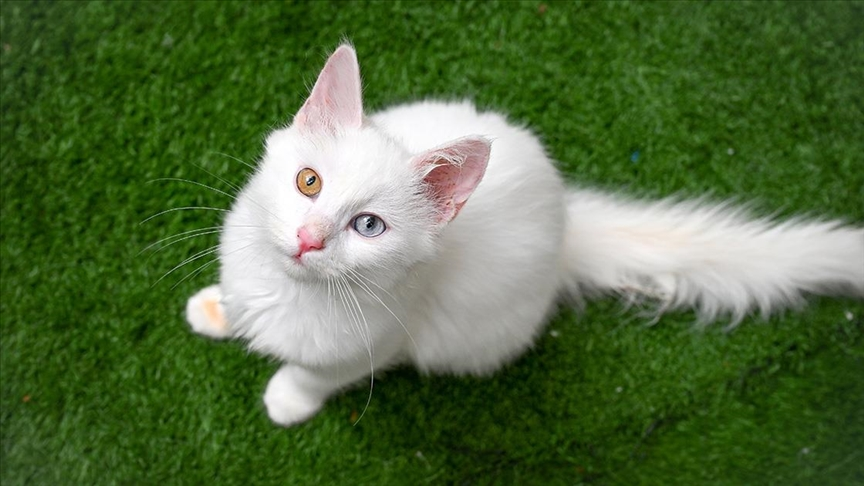
#> input picture kedi.jpg, 864 x 486 px
$ python thresholding.py   (older library calls are emulated)
#> lines starting #> are read from the running program, lines starting #| are printed output that depends on the picture; after the words box and inside, x2 and y2 are one past the last pixel; in counts of white or black regions, pixels touching at a corner belong together; long printed decimals are rounded
# Eşikleme -> Bir eşik belirle altında-üstünde değerleri farklı renk olarak ifade et.
import cv2
from numpy.char import lower

img = cv2.imread("kedi.jpg")
#> img is the input picture: shape (486, 864, 3); mean B, G, R 63.6, 108.2, 84
img = cv2.resize(img, None, fx=0.5,fy=0.5)
#> img: shape (243, 432, 3)
# Blur ekleme sebebimiz gürültüyü azaltmak.
grayscale_img = cv2.cvtColor(img, cv2.COLOR_BGR2GRAY)
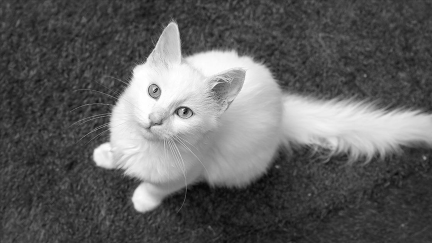
#> grayscale_img: shape (243, 432); min 5, max 255, mean 96

blurred_img = cv2.GaussianBlur(grayscale_img, (9,9), 0)


_, thresholded_img = cv2.threshold(blurred_img, 127, 255, cv2.THRESH_BINARY)
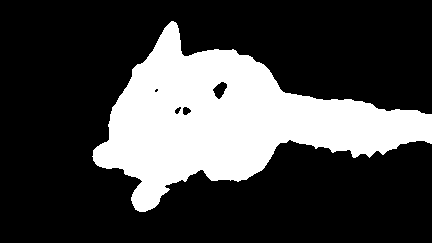
#> thresholded_img: shape (243, 432); 26.5% white; 1 white region, box (x1, y1, x2, y2) and area: (92, 21, 432, 212) 27826

# src -> image
# connectivity -> 4,8
# ltype -> cv2.CV_32S -> tam sayı etiket türü , 0,1,2,3
num_labels, labels, stats, centroids = cv2.connectedComponentsWithStats(thresholded_img, 4, cv2.CV_32S)
#> num_labels = 2; stats = [[0, 0, 432, 243, 77150], [92, 21, 340, 191, 27826]]; centroids = [[210.3, 121.2], [230, 120.5]]

print("num_labels", num_labels)
#| num_labels 2
print("labels", labels)
#> (printed output is left out)
print("stats", stats)
#| stats [[    0     0   432   243 77150]
#|  [   92    21   340   191 27826]]
print("centroids", centroids)
#| centroids [[210.267 121.197 ]
#|  [230.010 120.455]]

min_area = 400
obj_count = 0
output_img = img.copy()

for i in range(1, num_labels):
    area = stats[i, cv2.CC_STAT_AREA]

    if area > min_area:
        obj_count += 1
        left = stats[i, cv2.CC_STAT_LEFT]
        top = stats[i, cv2.CC_STAT_TOP]
        width = stats[i, cv2.CC_STAT_WIDTH]
        height = stats[i, cv2.CC_STAT_HEIGHT]

        right = left + width
        bottom = top + height

        #Verilen alana, 2 kalınlığında (border) bir rectangle çiz.
        cv2.rectangle(output_img, (left, top), (right, bottom), (0, 0, 255), 2)
#> this loop made 1 pass
#> (area, left, top, width, height, right, bottom) on pass 1: (27826, 92, 21, 340, 191, 432, 212)
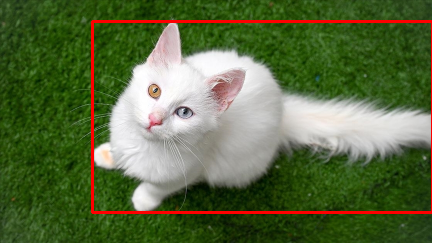
#> output_img: shape (243, 432, 3); mean B, G, R 63.2, 106.2, 89.7
#> after the loop, obj_count = 1
        #cv2.putText(img, f"Obj {obj_count}", (left, top), cv2.FONT_HERSHEY_SIMPLEX, 0.5, (0, 0, 255), 2)

print("obj_count", obj_count)
#| obj_count 1
cv2.imshow("Output Image", output_img)


import numpy as np
median_val = np.median(blurred_img)
#> median_val = 65
sigma = 0.33
lower_thresh = int(max(0, (1 - sigma) * median_val))
#> lower_thresh = 43
upper_thresh = int(min(255, (1 + sigma) * median_val))
#> upper_thresh = 86
edges = cv2.Canny(blurred_img, lower_thresh, upper_thresh)
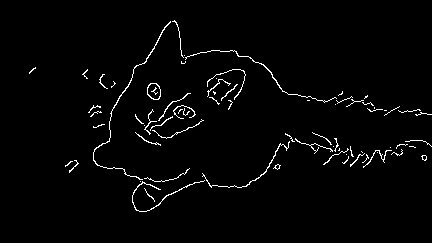
#> edges: shape (243, 432); 2.1% white in thin lines or dots, all inside (x1, y1, x2, y2) = (29, 20, 432, 212)
print(edges)
#> (printed output is left out)

cv2.imshow("Edges", edges)
cv2.imshow("Thresholded Kedi", thresholded_img)
cv2.waitKey(0)
cv2.destroyAllWindows()

# Connected Components
